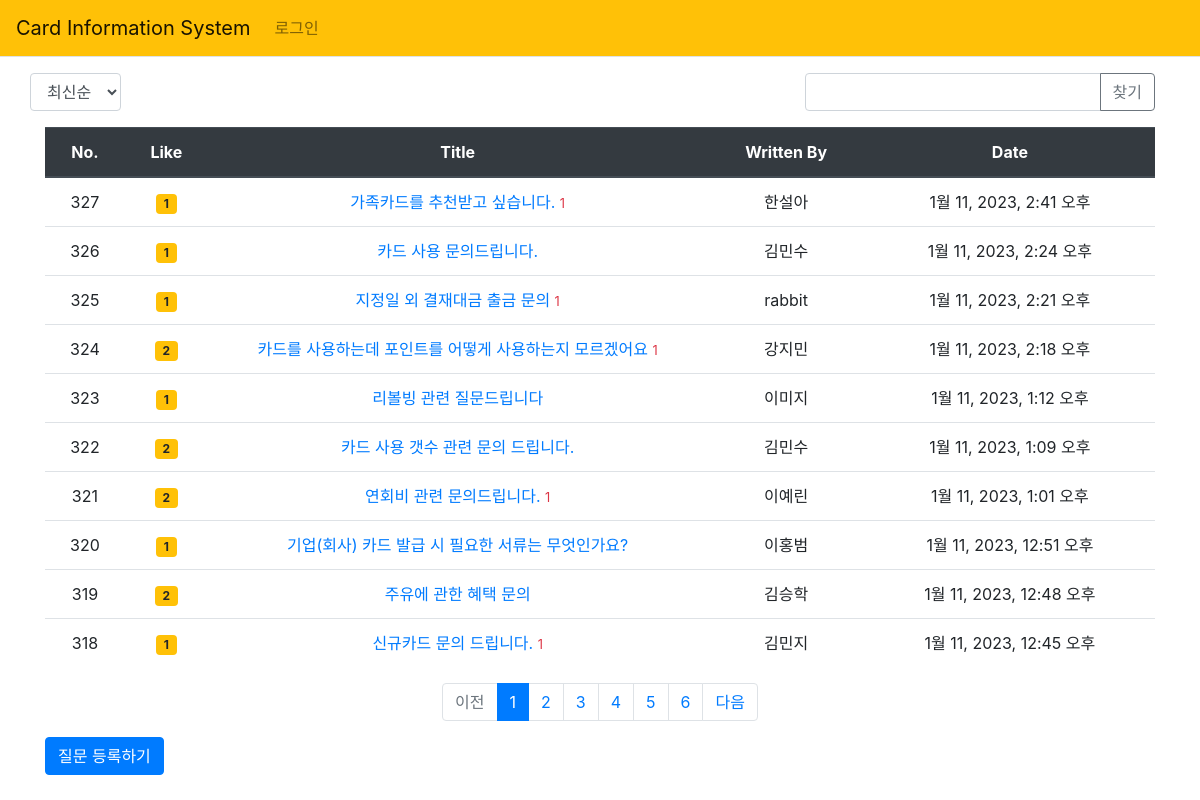
Screenshot of /pybo/ with the database file from the repository.
### pybo/models.py (models this page shows, shortened)
class Question(models.Model):
    author = models.ForeignKey(User, on_delete=models.CASCADE,
                               related_name='author_question')
    subject = models.CharField(max_length=200)
    content = models.TextField()
    create_date = models.DateTimeField()
    modify_date = models.DateTimeField(null=True, blank=True)
    voter = models.ManyToManyField(User, related_name='voter_question') #voter추가

### pybo/views/base_views.py (the view, shortened to what this page needs)
# urls.py: path('', base_views.index, name='index'),  # '/' 에 해당되는 path
def index(request):
    page = request.GET.get('page', '1')  # 페이지
    kw = request.GET.get('kw', '') #검색어
    so = request.GET.get('so', 'recent') #정렬 기준
    if so == 'recommend':
        question_list = Question.objects.annotate(num_voter=Count('voter')).order_by('-num_voter', '-create_date')
    elif so == 'popular':
        question_list = Question.objects.annotate(num_answer=Count('answer')).order_by('-num_answer', '-create_date')
    else:  # recent
        question_list = Question.objects.order_by('-create_date')
    paginator = Paginator(question_list, 10)  # 페이지당 10개씩 보여주기
    page_obj = paginator.get_page(page)
    context = {'question_list': page_obj, 'page': page, 'kw': kw, 'so':so}
    return render(request, 'pybo/question_list.html', context)

### pybo/templatetags/pybo_filter.py (called while the page is built)
@register.filter
def sub(value, arg):
    return value - arg

### templates/pybo/question_list.html (shortened to what this page needs)
{% extends 'base.html' %}
{% load pybo_filter %}
{% block content %}
<div class="container my-3">
    <div class="row justify-content-between my-3">
         <div class="col--1">
            <select class="form-control so">
                <option value="recent" {% if so == 'recent' %}selected{% endif %}>최신순</option>
            </select>
        </div>
        <div class="col-4 input-group">
            <input type="text" class="form-control kw"
                   value="{{ kw|default_if_none:'' }}">
            <div class="input-group-append">
                <button class="btn btn-outline-secondary"
                        type="button" id="btn_search">찾기</button>
            </div>
        </div>
    </div>
    <table class="table">
        <thead>
        <tr class="text-center thead-dark">
            <th>No.</th>
            <th>Like</th>
            <th style="width:45%">Title</th>
            <th>Written By</th>
            <th>Date</th>
        </tr>
        </thead>
        <tbody>
        {% if question_list %}
        {% for question in question_list %}
        <tr class="text-center">
            <td>
                {{ question_list.paginator.count|sub:question_list.start_index|sub:forloop.counter0|add:1 }}
            </td>
            <td>
                {% if question.voter.all.count > 0%}
                <span class="badge badge-warning px-2 py-1">
                    {{ question.voter.all.count }}
                </span>
                {% endif %}
            </td>
            <td class="text-center">
                <a href="{% url 'pybo:detail' question.id %}">{{ question.subject }}</a>
                {% if question.answer_set.count > 0 %}
                <span class="text-danger small ml-12">{{ question.answer_set.count }}</span>
                {% endif %}
            </td>
            <td>{{ question.author.username }}</td>
            <td>{{ question.create_date }}</td>
        </tr>
        {% endfor %}
        {% else %}
        <tr>
            <td colspan="3">질문이 없습니다.</td>
        </tr>
        {% endif %}
        </tbody>
    </table>
    <ul class="pagination justify-content-center">
        {% if question_list.has_previous %}
        <li class="page-item">
            <a class="page-link" data-page="{{ question_list.previous_page_number }}" href="#">이전</a>
        </li>
        {% else %}
        <li class="page-item disabled">
            <a class="page-link" tabindex="-1" aria-disabled="true" href="#">이전</a>
        </li>
        {% endif %}
        {% for page_number in question_list.paginator.page_range %}
        {% if page_number >= question_list.number|add:-5 and page_number <= question_list.number|add:5 %}
            {% if page_number == question_list.number %}
            <li class="page-item active" aria-current="page">
                <a class="page-link" data-page="{{ page_number }}" href="#">
                    {{ page_number }}</a>
            </li>
            {% else %}
            <li class="page-item">
                <a class="page-link" data-page="{{ page_number }}" href="#">
                    {{ page_number }}</a>
            </li>
            {% endif %}
        {% endif %}
        {% endfor %}
        {% if question_list.has_next %}
        <li class="page-item">
            <a class="page-link" data-page="{{ question_list.next_page_number }}" href="#">다음</a>
        </li>
        {% else %}
        <li class="page-item disabled">
            <a class="page-link" tabindex="-1" aria-disabled="true" href="#">다음</a>
        </li>
        {% endif %}
    </ul>
    <a href="{% url 'pybo:question_create' %}" class="btn btn-primary">질문 등록하기</a>
   </div>
{% endblock %}

### templates/base.html (shortened to what this page needs)
{% load static %}
<!doctype html>
<html lang="ko">
<head>
    <link rel="stylesheet" type="text/css" href="{% static 'bootstrap.min.css' %}">
    <link rel="stylesheet" type="text/css" href="{% static 'style.css' %}">
</head>
<body>
{% include "navbar.html" %}
{% block content %}
{% endblock %}
</body>
</html>

### templates/navbar.html (shortened to what this page needs)
<nav class="navbar navbar-expand-lg navbar-light bg-warning border-bottom">
    <a class="navbar-brand" href="{% url 'pybo:index' %}">Card Information System</a>
    <div class="collapse navbar-collapse flex-grow-0" id="navbarNav">
        <ul class="navbar-nav">
            <li class="nav-item ">
                <li class="nav-item ">
                {% if user.is_authenticated %}
                <a class="nav-link" href="{% url 'common:logout' %}">{{ user.username }} (로그아웃)</a>
                {% else %}
                <a class="nav-link" href="{% url 'common:login' %}">로그인</a>
                {% endif %}
            </li>
        </ul>
    </div>
</nav>

### rows the page displays
Question: paginator.count|sub "327", voter.all.count "1", subject "가족카드를 추천받고 싶습니다.", answer_set.count "1", author.username "한설아", create_date "1월 11, 2023, 2:41 오후"
Question: paginator.count|sub "326", voter.all.count "1", subject "카드 사용 문의드립니다.", author.username "김민수", create_date "1월 11, 2023, 2:24 오후"
Question: paginator.count|sub "325", voter.all.count "1", subject "지정일 외 결재대금 출금 문의", answer_set.count "1", author.username "rabbit", create_date "1월 11, 2023, 2:21 오후"
Question: paginator.count|sub "324", voter.all.count "2", subject "카드를 사용하는데 포인트를 어떻게 사용하는지 모르겠어요", answer_set.count "1", author.username "강지민", create_date "1월 11, 2023, 2:18 오후"
Question: paginator.count|sub "323", voter.all.count "1", subject "리볼빙 관련 질문드립니다", author.username "이미지", create_date "1월 11, 2023, 1:12 오후"
Question: paginator.count|sub "322", voter.all.count "2", subject "카드 사용 갯수 관련 문의 드립니다.", author.username "김민수", create_date "1월 11, 2023, 1:09 오후"
Question: paginator.count|sub "321", voter.all.count "2", subject "연회비 관련 문의드립니다.", answer_set.count "1", author.username "이예린", create_date "1월 11, 2023, 1:01 오후"
Question: paginator.count|sub "320", voter.all.count "1", subject "기업(회사) 카드 발급 시 필요한 서류는 무엇인가요?", author.username "이홍범", create_date "1월 11, 2023, 12:51 오후"
Question: paginator.count|sub "319", voter.all.count "2", subject "주유에 관한 혜택 문의", author.username "김승학", create_date "1월 11, 2023, 12:48 오후"
Question: paginator.count|sub "318", voter.all.count "1", subject "신규카드 문의 드립니다.", answer_set.count "1", author.username "김민지", create_date "1월 11, 2023, 12:45 오후"

### other values shown
{{ page_number }} "1"
{{ page_number }} "2" "3" "4" "5" "6"
